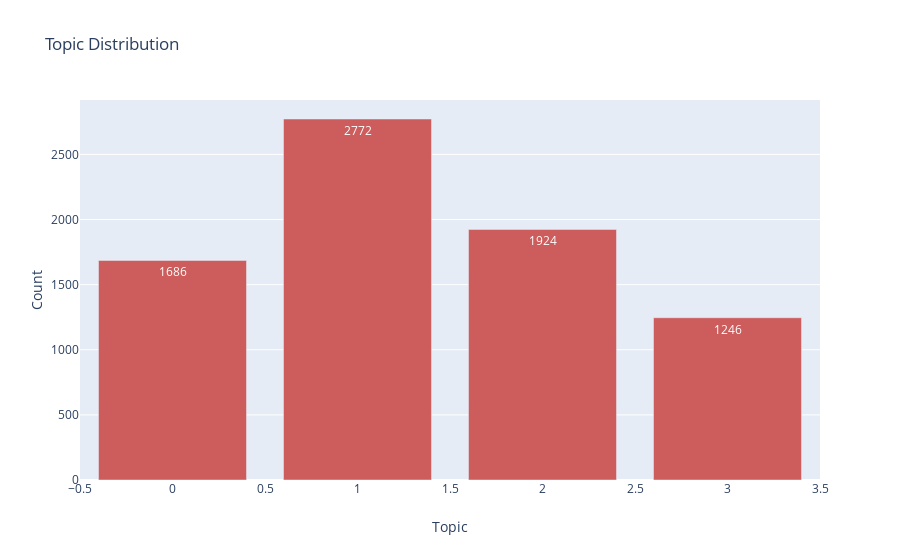

The notebook cell saved with this chart:
### Code cell
target_distribution(train, 'SECTION')

### Figure 1 — Plotly figure (JSON) as saved in the notebook; plotly's stock layout.template omitted (floating-point values rounded to 4 significant figures)
{"data": [{"marker": {"color": "indianred"}, "text": [2772, 1924, 1686, 1246], "textposition": "auto", "type": "bar", "x": ["1", "2", "0", "3"], "y": [2772, 1924, 1686, 1246]}], "layout": {"title": {"text": "Topic Distribution"}, "xaxis": {"title": {"text": "Topic"}}, "yaxis": {"title": {"text": "Count"}}}}
